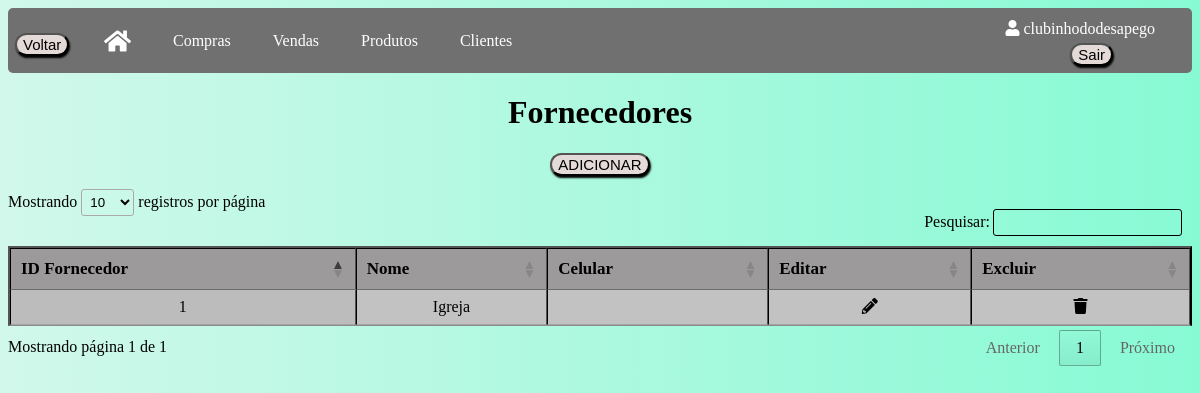
Page /fornecedores (signed in) on the earlier database version.
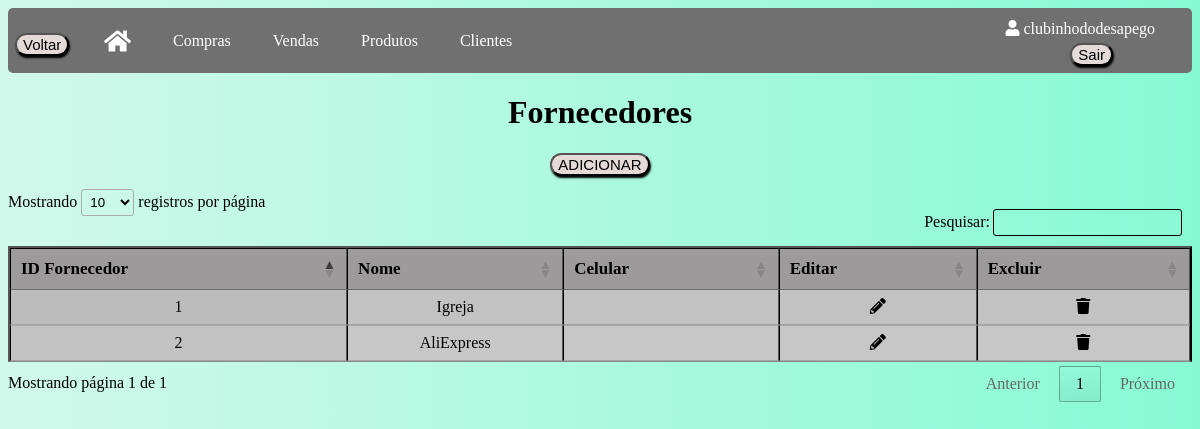
Same page on the later database version.
### app/models/tables.py (models this page shows, shortened)
class Usuario(db.Model, UserMixin):
    __tablename__ = "usuarios"
    id = db.Column(db.Integer, primary_key=True, autoincrement=True)
    nome_brecho = db.Column(db.String(100))
    email = db.Column(db.String(84), unique=True)
    usuario = db.Column(db.String(80), unique=True)
    senha = db.Column(db.String(128))
    clientes = db.relationship("Cliente", backref="usuario")
    produtos = db.relationship("Produto", backref="usuario")
    fornecedores = db.relationship("Fornecedor", backref="usuario")
    compras = db.relationship("Compra", backref="usuario")
    vendas = db.relationship("Venda", backref="usuario")

class Fornecedor(db.Model):
    __tablename__ = "fornecedores"
    id = db.Column(db.Integer, primary_key=True, autoincrement=True)
    nome = db.Column(db.String(80))
    celular = db.Column(db.Integer)
    id_usuario = db.Column(db.Integer, db.ForeignKey('usuarios.id'))

### app/default.py (the view)
@login_required
@app.route("/fornecedores", methods=['GET', 'POST'])
def fornecedores():
    fornecedores = Fornecedor.query.filter_by(id_usuario=current_user.id).all()
    return render_template("fornecedores.html", fornecedores=fornecedores)

### app/default.py (called while the page is built)
@login_manager.user_loader
def load_user(id_usuario):
    return Usuario.query.get(int(id_usuario))

### app/templates/fornecedores.html (shortened to what this page needs)
<!DOCTYPE html>
<html lang="en">
<head>
    <link rel="stylesheet" type="text/css" href="{{ url_for('static', filename='css/fornecedores.css') }}">
    <link rel="stylesheet" href="https://cdnjs.cloudflare.com/ajax/libs/font-awesome/5.15.3/css/all.min.css">
    <link rel="stylesheet" type="text/css" href="https://cdn.datatables.net/1.11.5/css/jquery.dataTables.min.css">
</head>
<body>
    <div class="usuario-logado"><i class="fas fa-user"></i> {{ current_user.usuario }}</div>
    <div class="logout">
        <form method="POST" action="{{ url_for('logout') }}">
            <button class="button" type="submit">Sair</button>
        </form>
    </div>
    <div class="navbar">
        <button onclick="window.history.back()" class="button button_voltar">Voltar</button>
        <a href="/home"><i class="fas fa-home icone-casa"></i></a>
        <a href="/compras">Compras</a>
        <a href="/vendas">Vendas</a>
        <a href="/produtos">Produtos</a>
        <a href="/clientes">Clientes</a>
    </div>
    <h1 class="titulo">Fornecedores</h1>
    <button class="button_adc"><a href="fornecedorescadastro">ADICIONAR</a></button>
    <table id="tabelaFornecedores" class="tabela display" border="2">
        <thead>
            <tr>
                <th>ID Fornecedor</th>
                <th>Nome</th>
                <th>Celular</th>
                <th>Editar</th>
                <th>Excluir</th>
            </tr>
        </thead>
        <tbody>
            {% for fornecedor in fornecedores %}
            <tr>
                <td>{{ fornecedor.id }}</td>
                <td>{{ fornecedor.nome }}</td>
                <td>{{ fornecedor.celular }}</td>
                <td>
                    <a href="/editarfornecedores/{{ fornecedor.id }}">
                    <div class="icon-container"><i class="fas fa-pencil-alt"></i></div>
                    </a>
                </td>
                <td>
                    <a href="/excluirfornecedores/{{ fornecedor.id }}" class="excluir-fornecedor" data-id="{{ fornecedor.id }}" data-confirm="Tem certeza de que deseja excluir este fornecedor?">
                        <div class="icon-container"><i class="fas fa-trash"></i></div>
                    </a>
                </td>
            </tr>
            {% endfor %}
        </tbody>
    </table>
</body>
</html>

### app/static/css/fornecedores.css (style rules this page uses)
body { background: linear-gradient(to right, #d1f8eb, #87fad4); }
.usuario-logado { position: absolute; top: 20px; right: 45px; color: white; }
.logout { position: absolute; top: 43px; right: 87px; }
.button_voltar { position: absolute; top: 33px; left: 15px; }
.button { font-size: 15px; margin-bottom: 13px; background-color: #e4dbd9; cursor: pointer; transition: background-color 0.3s ease; border-radius: 20px; box-shadow: 1px 2px 2px black; }
.navbar { overflow: hidden; background-color: #707070; height: 65px; border-radius: 5px; }
.navbar a { float: left; display: flex; align-items: center; color: white; text-align: center; padding: 0px 16px; text-decoration: none; height: 100%; margin-left: 80px; margin-right: -70px; }
.icone-casa { font-size: 24px; }
.titulo { text-align: center; }
.button_adc { font-size: 15px; margin: 13px auto; background-color: #e4dbd9; cursor: pointer; transition: background-color 0.3s ease; border-radius: 20px; box-shadow: 1px 2px 2px black; display: flex; align-items: center; }
.tabela { border-collapse: collapse; width: 100%; text-align: center; background-color: #c7c7c7; margin-top: 50px; border-color: black; }
th { font-size: 17px; background-color: #9c9a9a; }
a { text-decoration: none; color: #000; }

Differences in the rows shown:
added Fornecedor: id "2", nome "AliExpress"
